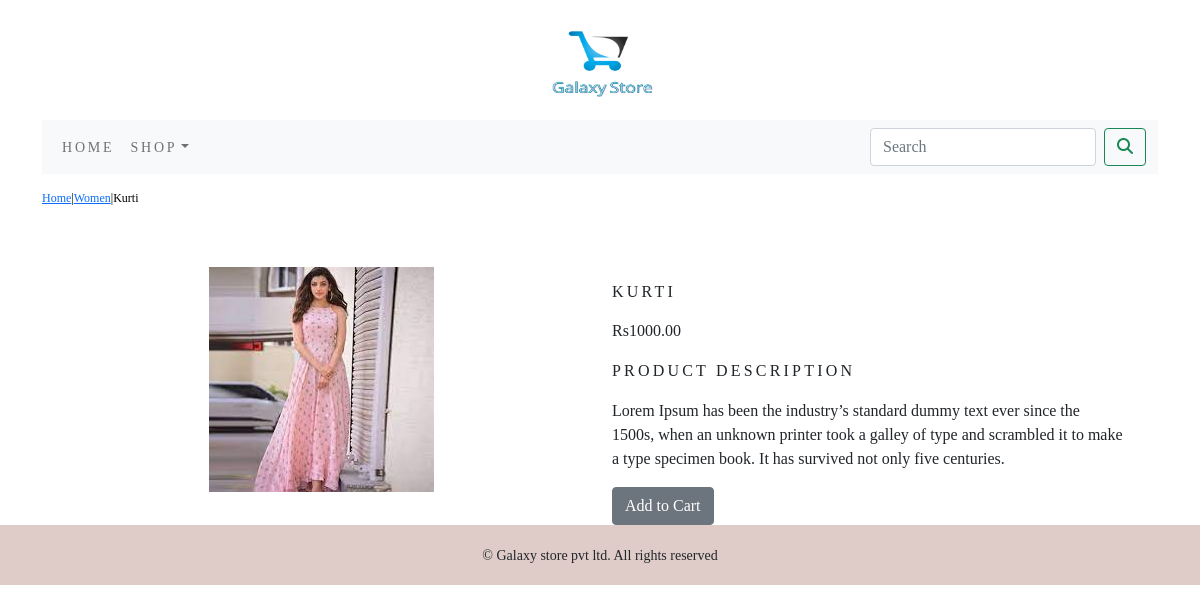
The page /shop/women/kurti/ on the database its author committed.
### shop/models.py (models this page shows, shortened)
class Product(models.Model):
    name=models.CharField(max_length=250,unique=True)
    slug=models.SlugField(max_length=250,unique=True)
    description=models.TextField(blank=True)
    price=models.DecimalField(max_digits=10,decimal_places=2)
    category=models.ForeignKey(Category,on_delete=models.CASCADE)
    image=models.ImageField(upload_to='product',blank=True)
    stock=models.IntegerField()
    available=models.BooleanField(default=True)
    created=models.DateTimeField(auto_now_add=True)
    updated=models.DateTimeField(auto_now=True)
    class Meta:
        ordering=('name',)
        verbose_name='product'
        verbose_name_plural='products'

class Category(models.Model):
    name=models.CharField(max_length=250,unique=True)
    slug=models.SlugField(max_length=250,unique=True)
    description=models.TextField(blank=True)
    image=models.ImageField(upload_to='category',blank=True)
    class Meta:
        ordering=('name',)
        verbose_name='category'
        verbose_name_plural='categories'
    def get_url(self):
        return reverse('shop:products_by_category',args=[self.slug])
    def __str__(self):
        return '{}'.format(self.name)

### shop/views.py (the view)
# urls.py: path('<slug:c_slug>/<slug:product_slug>/', views.proDetail, name='prodCatdetail'),
def proDetail(request,c_slug,product_slug):
    try:
        product=Product.objects.get(category__slug=c_slug,slug=product_slug)
    except Exception as e:
        raise e
    return render(request,"product.html",{'product':product})

### cart/context_processors.py (called while the page is built)
def counter(request):
    item_count = 0
    if 'admin' in request.path:
        return {}
    else:
        try:
            cart=Cart.objects.filter(cart_id=_cart_id(request))
            cart_items=CartItem.objects.all().filter(cart=cart[:1])
            for cart_item in cart_items:
                item_count += cart_item.quantity
        except Cart.DoesNotExist:
            item_count = 0
    return dict(item_count=item_count)

### cart/views.py (called while the page is built)
def _cart_id(request):
    cart=request.session.session_key
    if not cart:
        cart=request.session.create()
    return cart

### shop/context_processors.py (called while the page is built)
def menu_links(request):
    links=Category.objects.all()
    return dict(links=links)

### templates/product.html (shortened to what this page needs)
{% extends 'base.html' %}
{% load static %}
{% block content %}
<div class="row my_prod_row_class">
    <div class="mx-auto">
        <p>
            <a href="{% url 'shop:allProdCat' %}">Home</a>|<a href="{{product.category.get_url}}">{{product.category}}</a>|{{product.name}}
        </p>
    </div>
</div>
<div class="container">
<br>
<div class="row">
    <div class="col-12 col-sm-12 col-md-12 col-lg-6 text-center">
        <div style="min-width:18rem">
            <img style="max-height: 60vh;" src="{{product.image.url}}" alt="{{product.name}}">
        </div>
    </div>
        <div class="col-12 col-sm-12 col-md-12 col-lg-6">
            <div>
            <h1 class="my_prod_title">{{product.name}}</h1>
            <p>Rs{{product.price}}</p>
            <p class="my_title" >Product Description</p>
            <p class="text-justify my_prod_text">{{product.description}}</p>
            {% if product.stock <= 0 %}
            <p class="text-justify my_prod_text"><b>Out Of Stock</b></p>
            {% else %}
            <a class="btn btn-secondary" href="{% url 'cart:add_cart' product.id %}">Add to Cart</a>
            {% endif %}
        </div>
    </div>
</div>
</div>
{% endblock %}

### static/css/custom.css (style rules this page uses)
body { font-family:'EB Garamond', serif; }
.my_title { font-size:16px; text-transform:uppercase; letter-spacing: .2em; }
.my_prod_row_class { padding-top:15px; padding-bottom:20px; }
.my_prod_row_class .mx-auto { color:black; font-size:12px; text-decoration:none; }
.my_prod_title { font-size:16px; text-transform:uppercase; letter-spacing:.2em; padding-top:15px; padding-bottom:10px; }
.my_prod_text { padding-right:20px; }

### rows shown on the page
Product: category "Women", name "Kurti", image (picture), name "KURTI", price "1000.00", description "Lorem Ipsum has been the industry’s standard dummy text ever since the 1500s, when an unknown printer took a galley of type and scrambled it to make a type specimen book. It has survived not only five centuries."
